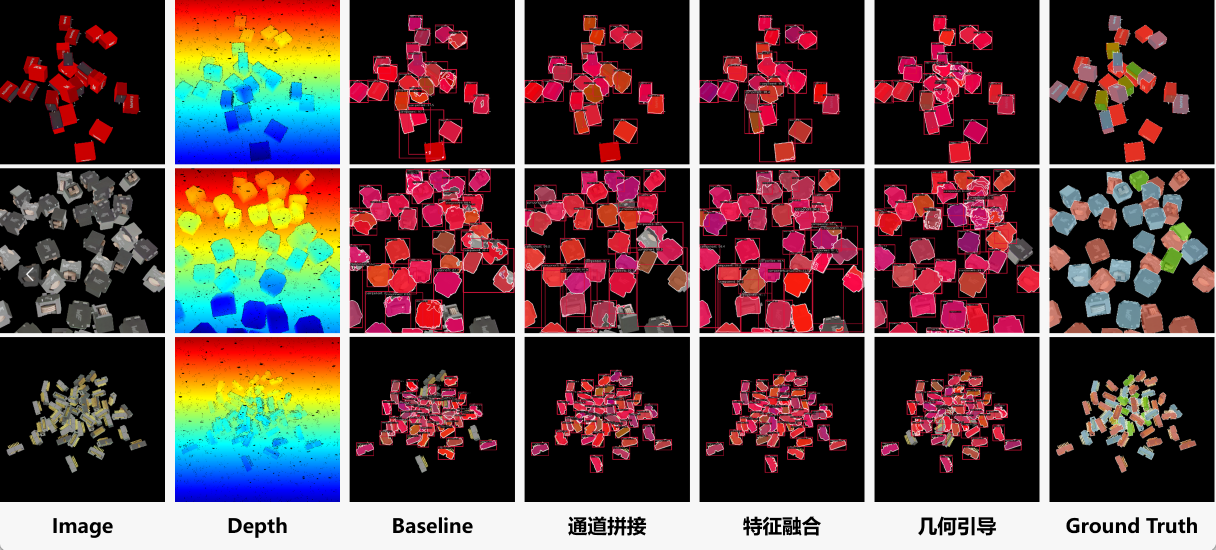
#> input picture ComputerVision/Segmentation/group-04/Instance_seg/image.jpeg, 2431 x 1099 px (shown at 1/2 size)
$ python blur_laplacian_filter.py --input ../../../Segmentation/group-04/Instance_seg   (older library calls are emulated)
#> lines starting #> are read from the running program, lines starting #| are printed output that depends on the picture
#!/usr/bin/env python3
"""
Laplacian-Variance Blur Filter
------------------------------
Detect and optionally filter out blurry images using the "Variance of Laplacian" method.

Why it works
------------
The Laplacian operator (a 2nd derivative) responds strongly at edges. Blur suppresses high-frequency content,
so the Laplacian response becomes less variable. We therefore compute Var(∇²I). Lower variance => blurrier.

Usage
-----
# Fixed threshold (example: 200.0). Values are data/scale-dependent.
python blur_laplacian_filter.py --input images --output kept --csv scores.csv --threshold 200

# Percentile-based (mark bottom 20% as blurry; no fixed threshold needed)
python blur_laplacian_filter.py --input images --output kept --csv scores.csv --percentile 20

# Normalize size (to make scores more comparable across resolutions), dry-run only
python blur_laplacian_filter.py -i images --max-size 1600 --csv scores.csv

Notes
-----
- Scores depend on image scale, optics and scene. Prefer percentile on a single capture session.
- If your frames vary a lot in size, use --max-size to normalize before scoring.
"""

import argparse
import csv
import os
from pathlib import Path
from typing import List, Tuple

import cv2
import numpy as np


def load_grayscale(path: Path, max_size: int = 0) -> np.ndarray:
    """Load as grayscale [0..255] uint8. Optionally resize longest side to max_size (keep aspect)."""
#> called with max_size = 0
    img = cv2.imread(str(path), cv2.IMREAD_GRAYSCALE)
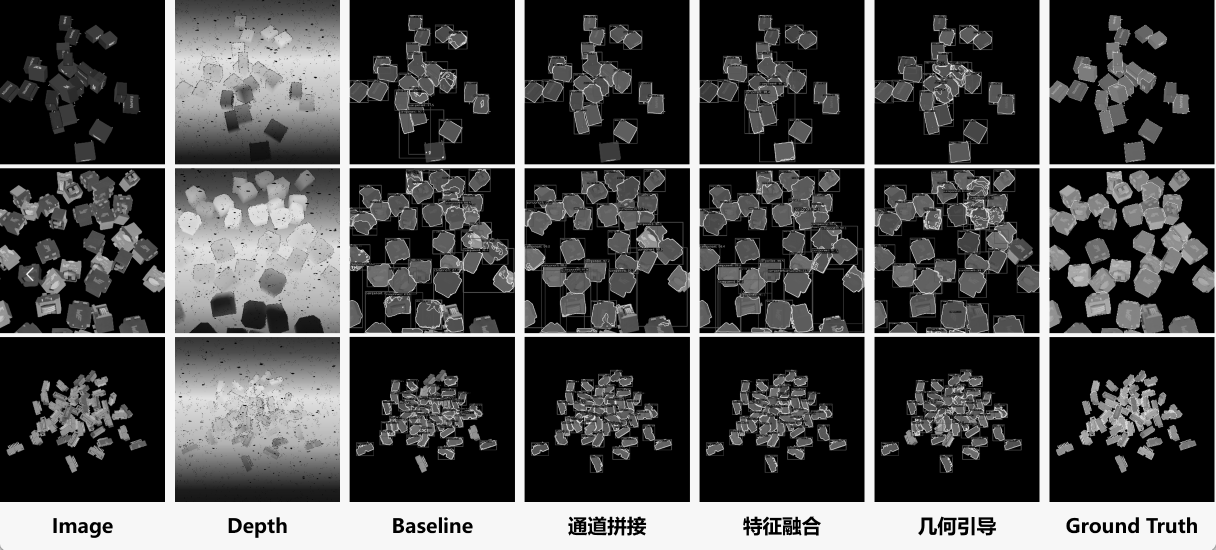
#> img: shape (1099, 2431) (shown at 1/2 size); min 0, max 254, mean 74.2
    if img is None:
        raise ValueError(f"Failed to read image: {path}")
    if max_size and max(img.shape[:2]) > max_size:
        h, w = img.shape[:2]
        scale = max_size / float(max(h, w))
        new_w, new_h = int(round(w * scale)), int(round(h * scale))
        img = cv2.resize(img, (new_w, new_h), interpolation=cv2.INTER_AREA)
    return img


def laplacian_variance(gray: np.ndarray, ksize: int = 3) -> float:
    """Compute variance of Laplacian response."""
#> called with ksize = 3
    lap = cv2.Laplacian(gray, cv2.CV_32F, ksize=ksize)
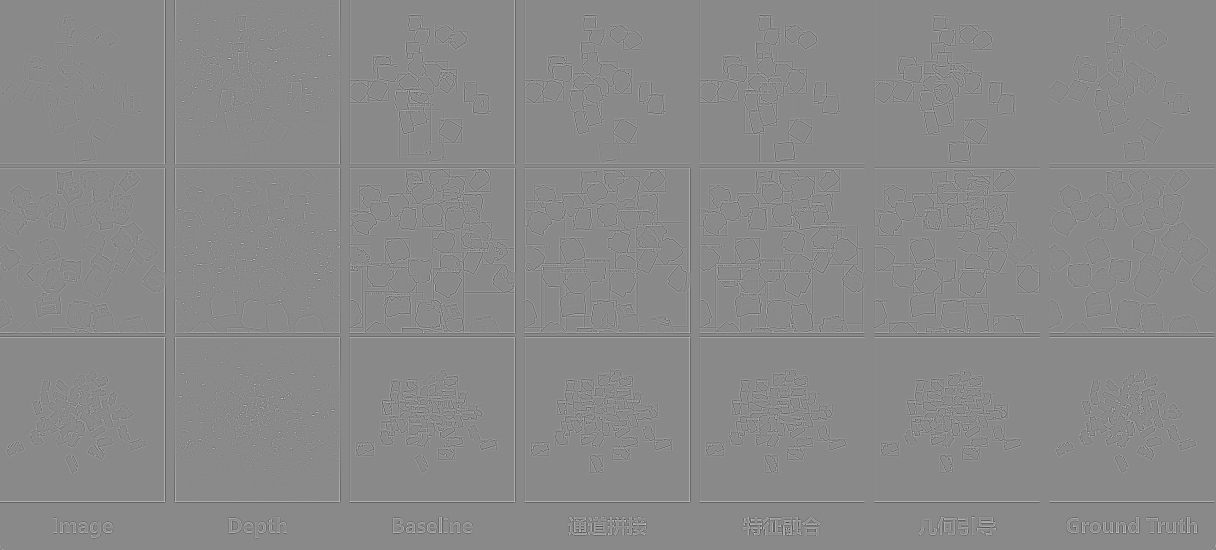
#> lap: shape (1099, 2431) float32 (shown at 1/2 size); min -1838, max 1560, mean 0; drawn with min black and max white
    # Use population variance for consistency
    var = float(lap.var())
#> var = 28721.2
    return var


def score_images(paths: List[Path], max_size: int, ksize: int) -> List[Tuple[Path, float]]:
    out = []
    for p in paths:
        try:
            gray = load_grayscale(p, max_size=max_size)
            score = laplacian_variance(gray, ksize=ksize)
#> score = 28721.2
            out.append((p, score))
        except Exception as e:
            print(f"[WARN] {p}: {e}")
    return out


def main():
    ap = argparse.ArgumentParser(description="Detect/filter blurry images via Variance of Laplacian.")
    ap.add_argument("-i", "--input", required=True, type=Path, help="Input folder with images")
    ap.add_argument("-o", "--output", type=Path, help="Output folder to copy ONLY sharp images (optional)")
    ap.add_argument("--csv", type=Path, default=Path("lapvar_scores.csv"), help="CSV to write scores")
    ap.add_argument("--threshold", type=float, default=None, help="Absolute threshold; below => blurry")
    ap.add_argument("--percentile", type=float, default=None, help="Mark bottom P%% as blurry (0-100)")
    ap.add_argument("--max-size", type=int, default=0, help="Resize longest side to this many px before scoring")
    ap.add_argument("--ksize", type=int, default=3, choices=[1, 3, 5, 7], help="Laplacian kernel size")
    ap.add_argument("--extensions", nargs="+", default=[".jpg", ".jpeg", ".png", ".bmp"],
                    help="Image extensions to include")
    ap.add_argument("--dry-run", action="store_true", help="Do not copy, just compute and report")
    args = ap.parse_args()

    if args.threshold is None and args.percentile is None and args.output is not None:
        print("[INFO] No threshold or percentile provided; nothing will be filtered (dry scoring only).")

    # Collect files
    paths = [p for p in sorted(args.input.rglob("*")) if p.suffix.lower() in {e.lower() for e in args.extensions}]
    if not paths:
        raise SystemExit(f"No images found in {args.input} with extensions {args.extensions}")

    # Score
    scored = score_images(paths, max_size=args.max_size, ksize=args.ksize)
#> scored = 1 item

    # Decide blurry/sharp
    blurry_mask = np.zeros(len(scored), dtype=bool)
#> blurry_mask = [False]
    if args.percentile is not None:
        if not (0 <= args.percentile <= 100):
            raise SystemExit("--percentile must be in [0, 100]")
        scores_arr = np.array([s for _, s in scored], dtype=np.float64)
        thr = float(np.percentile(scores_arr, args.percentile))
        blurry_mask = scores_arr < thr
        print(f"[AUTO] Percentile={args.percentile:.1f}% => threshold={thr:.3f}")
    elif args.threshold is not None:
        thr = args.threshold
        blurry_mask = np.array([s < thr for _, s in scored], dtype=bool)
        print(f"[FIXED] threshold={thr:.3f}")
    else:
        thr = None

    # Write CSV
    args.csv.parent.mkdir(parents=True, exist_ok=True)
    with open(args.csv, "w", newline="") as f:
        w = csv.writer(f)
        w.writerow(["path", "laplacian_variance", "is_blurry", "threshold", "max_size", "ksize"])
        for (p, s), is_blur in zip(scored, blurry_mask):
            w.writerow([str(p), f"{s:.6f}", int(is_blur), thr if thr is not None else "", args.max_size, args.ksize])
#> this loop made 1 pass
#> (s, is_blur) on pass 1: (28721.2, False)
    print(f"[OK] Wrote scores: {args.csv}")

    # Copy sharp images if requested
    if args.output and not args.dry_run and (args.threshold is not None or args.percentile is not None):
        args.output.mkdir(parents=True, exist_ok=True)
        kept = 0
        for (p, _), is_blur in zip(scored, blurry_mask):
            if not is_blur:
                dest = args.output / p.name
                # Use fast copy
                data = p.read_bytes()
                dest.write_bytes(data)
                kept += 1
        print(f"[OK] Copied {kept} sharp images to {args.output}")

    # Print quick stats
    if thr is not None:
        total = len(scored)
        num_blur = int(blurry_mask.sum())
        print(f"[STATS] total={total} blurry={num_blur} ({num_blur/total*100:.1f}%)")

    # Show top/bottom examples (paths only)
    if scored:
        scored_sorted = sorted(scored, key=lambda x: x[1])
#> scored_sorted = 1 item
        worst = ", ".join([f"{p.name}:{s:.0f}" for p, s in scored_sorted[:min(5, len(scored_sorted))]])
        best = ", ".join([f"{p.name}:{s:.0f}" for p, s in scored_sorted[-min(5, len(scored_sorted)):]])
        print(f"[EXAMPLES] lowest scores: {worst}")
#| [EXAMPLES] lowest scores: image.jpeg:28721
        print(f"[EXAMPLES] highest scores: {best}")
#| [EXAMPLES] highest scores: image.jpeg:28721


if __name__ == "__main__":
    main()
